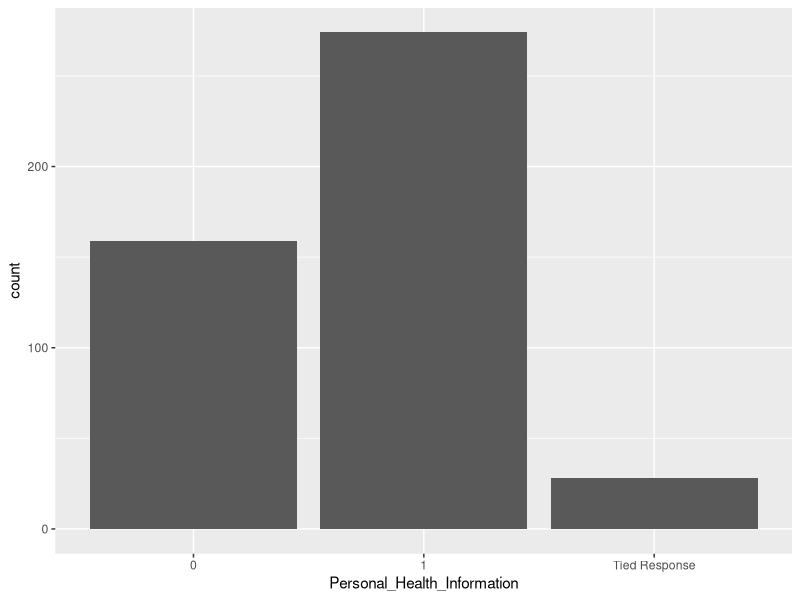
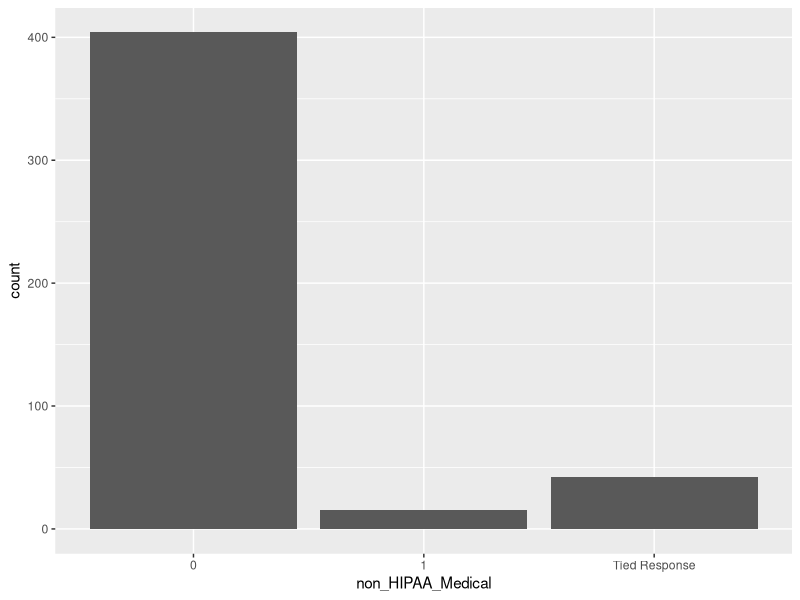
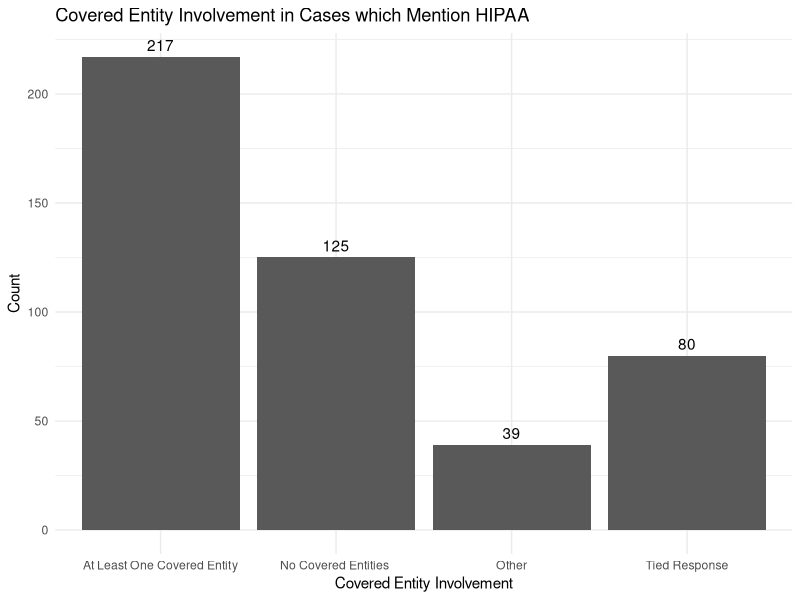
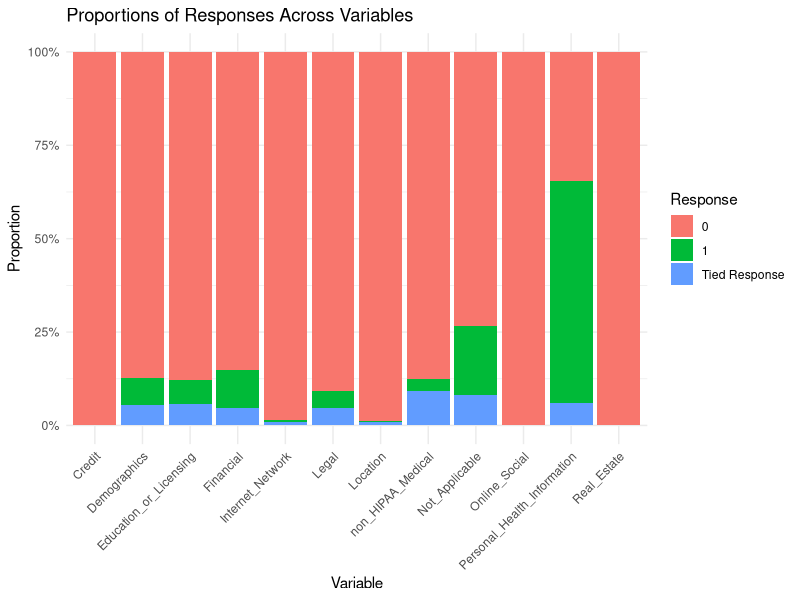
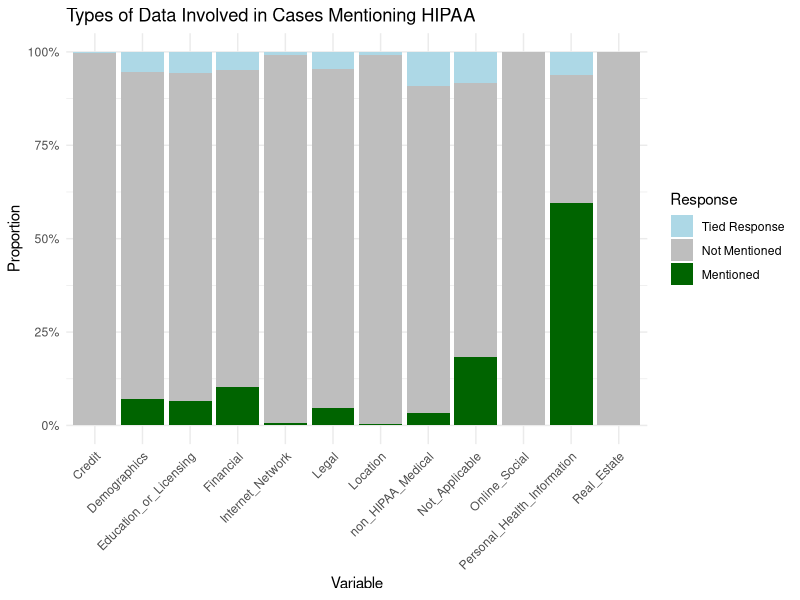

These charts were generated, in order, by the following R code:
## ---- chunk 1
knitr::opts_chunk$set(echo = TRUE)
## ---- chunk 2
library(readr)
library(dplyr)
library(stringr)
library(ggplot2)
library(tidyr)

form1human <- read_csv("1-form1human.csv")%>%
  mutate(evaluator= "human")

# Check column names to find the correct column
colnames(form1human)

# Add indicator columns to the original data about which data types were involved
form1human <- form1human %>%
  mutate(Personal_Health_Information = as.integer(str_detect(`Kind of personal data involved in the case (select all that apply). This is the data that is the subject of the dispute.`, "Personal Health Information")))%>%
  mutate(Demographics= as.integer(str_detect(`Kind of personal data involved in the case (select all that apply). This is the data that is the subject of the dispute.`, "Demographics")))%>%
  mutate(Education_or_Licensing= as.integer(str_detect(`Kind of personal data involved in the case (select all that apply). This is the data that is the subject of the dispute.`, "Educational or Professional Licensing Data")))%>%
  mutate(Financial= as.integer(str_detect(`Kind of personal data involved in the case (select all that apply). This is the data that is the subject of the dispute.`, "Financial Data")))%>%
  mutate(Real_Estate= as.integer(str_detect(`Kind of personal data involved in the case (select all that apply). This is the data that is the subject of the dispute.`, "Real Estate Information")))%>%
   mutate(Credit= as.integer(str_detect(`Kind of personal data involved in the case (select all that apply). This is the data that is the subject of the dispute.`, "Credit Information")))%>%
   mutate(Internet_Network= as.integer(str_detect(`Kind of personal data involved in the case (select all that apply). This is the data that is the subject of the dispute.`, "Internet or Network Activity")))%>%
  mutate(Location= as.integer(str_detect(`Kind of personal data involved in the case (select all that apply). This is the data that is the subject of the dispute.`, "Geo-location or GPS Data")))%>%
    mutate(Legal= as.integer(str_detect(`Kind of personal data involved in the case (select all that apply). This is the data that is the subject of the dispute.`, "Legal or Criminal Information")))%>%
    mutate(Online_Social= as.integer(str_detect(`Kind of personal data involved in the case (select all that apply). This is the data that is the subject of the dispute.`, "Social Media or Online Content")))%>%
  mutate(Not_Applicable= as.integer(str_detect(`Kind of personal data involved in the case (select all that apply). This is the data that is the subject of the dispute.`, "Not applicable")))%>%
  mutate(non_HIPAA_Medical= as.integer(str_detect(`Kind of personal data involved in the case (select all that apply). This is the data that is the subject of the dispute.`, "Medical information not covered by HIPAA")))

#Add a column for whether a covered entity was involved or not
form1human <- form1human %>%
  mutate(Covered_Entity_Involved= case_when (
    `Parties Involved. Look at the top of the form for the parties involved in the case.`== "Neither Party is a Covered Entity" ~ "0", 
    `Parties Involved. Look at the top of the form for the parties involved in the case.`== "Individual vs. Healthcare Provider (Covered Entity)" ~ "1", 
    `Parties Involved. Look at the top of the form for the parties involved in the case.`== "Individual vs. Health Insurance Plan (Covered Entity)" ~ "1", 
    `Parties Involved. Look at the top of the form for the parties involved in the case.`== "Government vs. Healthcare Entity (Covered Entity)" ~ "1", 
    `Parties Involved. Look at the top of the form for the parties involved in the case.`== "Business Associate of Covered Entity (Covered Entity)" ~ "1",
    `Parties Involved. Look at the top of the form for the parties involved in the case.`== "Healthcare Provider vs. Healthcare Provider (Covered Entity)" ~ "1",
    .default= "other"
    ))

colnames(form1human)
#Ensure doc ids are lower case
form1human <- form1human %>%
  mutate(`DocumentID (has format doc-x-xx). \n\nWrite \"doc-x-xx\" with the x's having the appropriate numbers for the document you are reviewing. Include the \"doc-\" prefix. Use lowercase letters.` = 
           str_to_lower(`DocumentID (has format doc-x-xx). \n\nWrite \"doc-x-xx\" with the x's having the appropriate numbers for the document you are reviewing. Include the \"doc-\" prefix. Use lowercase letters.`))

## ---- chunk 3
#load in claude model
form1claude<-read_csv("claude_results.csv")%>%
  mutate(Personal_Health_Information = as.integer(str_detect(`kind of personal data involved in the case response`, "personal health information")))%>%
  mutate(Demographics= as.integer(str_detect(`kind of personal data involved in the case response`, "demographics")))%>%
  mutate(Education_or_Licensing= as.integer(str_detect(`kind of personal data involved in the case response`, "educational or professional licensing data")))%>%
  mutate(Financial= as.integer(str_detect(`kind of personal data involved in the case response`, "financial data")))%>%
  mutate(Real_Estate= as.integer(str_detect(`kind of personal data involved in the case response`, "real estate information")))%>%
   mutate(Credit= as.integer(str_detect(`kind of personal data involved in the case response`, "credit information")))%>%
   mutate(Internet_Network= as.integer(str_detect(`kind of personal data involved in the case response`, "internet or network activity")))%>%
  mutate(Location= as.integer(str_detect(`kind of personal data involved in the case response`, "geo-location or gps data")))%>%
    mutate(Legal= as.integer(str_detect(`kind of personal data involved in the case response`, "legal or criminal information")))%>%
    mutate(Online_Social= as.integer(str_detect(`kind of personal data involved in the case response`, "social media or online content")))%>%
  mutate(Not_Applicable= as.integer(str_detect(`kind of personal data involved in the case response`, "not applicable")))%>%
  mutate(non_HIPAA_Medical= as.integer(str_detect(`kind of personal data involved in the case response`, "medical information not covered by hipaa")))

#Add a column for whether a covered entity was involved or not
form1claude <- form1claude %>%
  mutate(Covered_Entity_Involved= case_when (
    `parties involved response`== "neither party is a covered entity" ~ "0", 
    `parties involved response`== "individual vs. healthcare provider" ~ "1", 
    `parties involved response`== "healthcare provider vs. health insurance plan" ~ "1", 
    `parties involved response`== "government vs. healthcare entity" ~ "1", 
    `parties involved response`== "business associate of covered entity" ~ "1",
    `parties involved response`== "healthcare provider vs. healthcare provider" ~ "1",
   `parties involved response`=="health insurance plan vs. healthcare provider"~ "1",
   `parties involved response`=="individual vs. government vs. healthcare entity"~ "1",
   `parties involved response`=="individual vs. health insurance plan"~ "1",
    .default= "other"
    ))
## ---- chunk 4
#Adding gpt dataset
form1gpt <- read_csv("gpt-4o.csv")%>%
  mutate(Personal_Health_Information = as.integer(str_detect(`KindOfPersonalData`, "Personal Health Information")))%>%
  mutate(Demographics= as.integer(str_detect(`KindOfPersonalData`, "Demographics")))%>%
  mutate(Education_or_Licensing= as.integer(str_detect(`KindOfPersonalData`, "Educational or Professional Licensing Data")))%>%
  mutate(Financial= as.integer(str_detect(`KindOfPersonalData`, "Financial Data")))%>%
  mutate(Real_Estate= as.integer(str_detect(`KindOfPersonalData`, "Real Estate Information")))%>%
   mutate(Credit= as.integer(str_detect(`KindOfPersonalData`, "Credit Information")))%>%
   mutate(Internet_Network= as.integer(str_detect(`KindOfPersonalData`, "Internet or Network Activity")))%>%
  mutate(Location= as.integer(str_detect(`KindOfPersonalData`, "Geo-location or GPS Data")))%>%
    mutate(Legal= as.integer(str_detect(`KindOfPersonalData`, "Legal or Criminal Information")))%>%
    mutate(Online_Social= as.integer(str_detect(`KindOfPersonalData`, "Social Media or Online Content")))%>%
  mutate(Not_Applicable= as.integer(str_detect(`KindOfPersonalData`, "Not applicable")))%>%
  mutate(non_HIPAA_Medical= as.integer(str_detect(`KindOfPersonalData`, "Medical information not covered by HIPAA")))

#Add a column for whether a covered entity was involved or not
form1gpt <- form1gpt %>%
  mutate(Covered_Entity_Involved= case_when(
    `PartiesInvolved`== "Neither Party is a Covered Entity" ~ "0", 
    `PartiesInvolved`== "Individual vs. Healthcare Provider (Covered Entity)" ~ "1", 
    `PartiesInvolved`== "Individual vs. Health Insurance Plan (Covered Entity)" ~ "1", 
    `PartiesInvolved`== "Government vs. Healthcare Entity (Covered Entity)" ~ "1", 
    `PartiesInvolved`== "Business Associate of Covered Entity (Covered Entity)" ~ "1",
    `PartiesInvolved`== "Healthcare Provider vs. Healthcare Provider (Covered Entity)" ~ "1",
    .default= "other"
    ))


## ---- chunk 5
form1gpt_mini <- read.csv("gpt-4o-mini.csv")%>%
  mutate(evaluator="gpt_mini")
## ---- chunk 6
form1human_wrangled<-form1human%>%
  rename("docID"="DocumentID (has format doc-x-xx). \n\nWrite \"doc-x-xx\" with the x's having the appropriate numbers for the document you are reviewing. Include the \"doc-\" prefix. Use lowercase letters." )%>%
  #deselect variables that are not of interest to us
  select(-c ("Legal Issue","Document Type","Date of Document or Case","Date of Document or Case", "Something interesting? Potential Problematic Strategic Use of HIPAA. This applies to cases where HIPAA is being used to undermine lawsuits that seeks to assert individual rights (e.g. lawsuits about environmental harms, workplace injuries or drug harms or just feels \"creepy\") [OPTIONAL]", "...9","...10", "...11", "...12","...13","...14", "Type of court.", "Parties Involved. Look at the top of the form for the parties involved in the case.","Kind of personal data involved in the case (select all that apply). This is the data that is the subject of the dispute." ))


form1claude_wrangled<-form1claude%>%
  rename("docID"="document id" )%>%
  select(- c("type of court response","type of court reasoning","parties involved response", "parties involved reasoning","kind of personal data involved in the case response", "kind of personal data involved in the case reasoning","date of document or case response","date of document or case reasoning" ,"document type response",  "document type reasoning" ,"something interesting response", "something interesting reasoning", "does this document contain expert opinions, credentials, or testimony response" ,  "does this document contain expert opinions, credentials, or testimony reasoning"))

form1gpt_wrangled<-form1gpt%>%
  rename("docID"="DocumentID" )%>%
  select(- c("DocumentType", "DateOfDocumentOrCase", "KindOfPersonalData"))%>%
  mutate(evaluator= "gpr-4o")

#make a combined dataset of human and AI evaluations

combined_wrangled_dataset<-bind_rows(form1claude_wrangled, form1human_wrangled, form1gpt_wrangled)%>%
  drop_na(docID)


## ---- chunk 7
#finding what the most frequently reported values are in each column for each unique docid. NOTE: THIS DOES NOT INCLUDE THE GPT MINI

# List of columns to compute majority response
cols_to_summarize <- c("Personal_Health_Information", "Demographics", "Education_or_Licensing", 
                       "Financial", "Real_Estate", "Credit", "Internet_Network", "Location", 
                       "Legal", "Online_Social", "Not_Applicable", "non_HIPAA_Medical", 
                       "Covered_Entity_Involved")

# Function to get majority response or flag even ties
get_majority_or_flag <- function(x) {
  x <- na.omit(x)  # Remove NA values
  if (length(x) == 0) return("Not found- NA")  # If all values are NA
  value_counts <- table(x)
  max_count <- max(value_counts)
  most_frequent <- names(value_counts[value_counts == max_count])
  if (length(most_frequent) > 1) {
    return("Tied Response")
  } else {
    return(most_frequent[1])
  }
}

# Compute majority response per docID (include all docIDs)
majority_response_per_docID <- combined_wrangled_dataset %>%
  group_by(docID) %>%
  summarize(across(all_of(cols_to_summarize), get_majority_or_flag), .groups = "drop")

# View the resulting dataset
head(majority_response_per_docID)

## ---- chunk 8

ggplot(majority_response_per_docID, mapping=aes(x=Personal_Health_Information))+
  geom_bar()

ggplot(majority_response_per_docID, mapping=aes(x=non_HIPAA_Medical))+
  geom_bar()



# Map values for better labeling
majority_response_per_docID <- majority_response_per_docID %>%
  mutate(Covered_Entity_Involved = case_when(
    Covered_Entity_Involved == "0" ~ "No Covered Entities ",
    Covered_Entity_Involved == "1" ~ "At Least One Covered Entity",
    Covered_Entity_Involved == "other" ~ "Other",
    Covered_Entity_Involved == "Tied Response" ~ "Tied Response",
    TRUE ~ Covered_Entity_Involved
  ))

# Create the bar plot
ggplot(majority_response_per_docID, mapping = aes(x = Covered_Entity_Involved)) +
  geom_bar() +
  geom_text(stat = 'count', aes(label = after_stat(count)), vjust = -0.5) +
  labs(title = "Covered Entity Involvement in Cases which Mention HIPAA", 
       x = "Covered Entity Involvement", 
       y = "Count") +
  theme_minimal()


# List of columns to compute majority response
cols_graph_2<- c("Personal_Health_Information", "Demographics", "Education_or_Licensing", 
                       "Financial", "Real_Estate", "Credit", "Internet_Network", "Location", 
                       "Legal", "Online_Social", "Not_Applicable", "non_HIPAA_Medical" )

# Reshape the data for visualization
majority_long <- majority_response_per_docID %>%
  pivot_longer(cols = all_of(cols_graph_2), 
               names_to = "Variable", 
               values_to = "Response")
# Create the proportional bar plot
ggplot(majority_long, aes(x = Variable, fill = Response)) +
  geom_bar(position = "fill") +
  scale_y_continuous(labels = scales::percent_format()) +
  labs(title = "Proportions of Responses Across Variables",
       x = "Variable",
       y = "Proportion",
       fill = "Response") +
  theme_minimal() +
  theme(axis.text.x = element_text(angle = 45, hjust = 1))


majority_long$Response <- factor(majority_long$Response, 
                                 levels = c( "Tied Response", "0", "1"))
ggplot(majority_long, aes(x = Variable, fill = Response)) +
  geom_bar(position = "fill") +
  scale_y_continuous(labels = scales::percent_format()) +
  scale_fill_manual(
    values = c("Tied Response" = "lightblue", "0" = "grey", "1" = "darkgreen" ),
    labels = c("0" = "Not Mentioned", "1" = "Mentioned", "Tied Response" = "Tied Response")
  ) +
  labs(title = "Types of Data Involved in Cases Mentioning HIPAA",
       x = "Variable",
       y = "Proportion",
       fill = "Response") +
  theme_minimal() +
  theme(axis.text.x = element_text(angle = 45, hjust = 1))
## ---- chunk 9
#THIS WORK WILL FIND MAJORITY RESPONSES WITH THE MINI GPT 40 as well

form1gpt_mini_wrangled<-form1gpt_mini%>%
  rename("docID"="DocumentID" )%>%
  rename("Personal_Health_Information"= "InvolvesPHI")%>%
  rename("Covered_Entity_Involved"= "InvolvesCoveredEntity")%>%
  mutate(Personal_Health_Information= case_when (
    Personal_Health_Information== "True" ~ 1, 
    Personal_Health_Information== "False" ~ 0))%>%
   mutate(Covered_Entity_Involved= case_when (
    Covered_Entity_Involved== "True" ~ "1", 
    Covered_Entity_Involved== "False" ~ "0"))%>%
  select(-Explanation)


combined_dataset_w_mini <- bind_rows(
  select(form1claude_wrangled, docID, evaluator, Personal_Health_Information,Covered_Entity_Involved),
  select(form1human_wrangled, docID, evaluator, Personal_Health_Information, Covered_Entity_Involved),
  select(form1gpt_wrangled, docID, evaluator, Personal_Health_Information, Covered_Entity_Involved),
  select(form1gpt_mini_wrangled, docID, evaluator, Personal_Health_Information, Covered_Entity_Involved)
)

#Find majority responses with the mini gpt included

# Compute majority response per docID (include all docIDs)
majority_responses_w_mini <- combined_dataset_w_mini %>%
  group_by(docID) %>%
  summarize(across(all_of(c("Personal_Health_Information", "Covered_Entity_Involved")), get_majority_or_flag), .groups = "drop")



#Comparing the results when including mini and not
majority_responses_w_mini %>%
  group_by(Personal_Health_Information)%>%
  count()

majority_response_per_docID %>%
  group_by(Personal_Health_Information)%>%
  count()


majority_responses_w_mini %>%
  group_by(Covered_Entity_Involved)%>%
  count()

majority_response_per_docID %>%
  group_by(Covered_Entity_Involved)%>%
  count()
